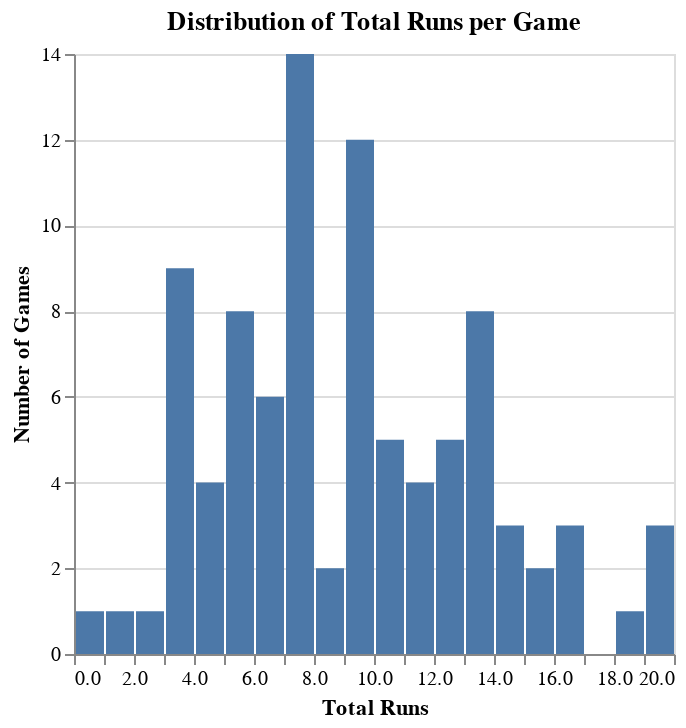

Notebook code cell kept with this figure:
### Code cell
alt.Chart(data).mark_bar().encode(
    alt.X("total_runs:Q", bin=alt.Bin(maxbins=20), title="Total Runs"),
    alt.Y("count()", title="Number of Games")
).properties(
    title="Distribution of Total Runs per Game"
)
